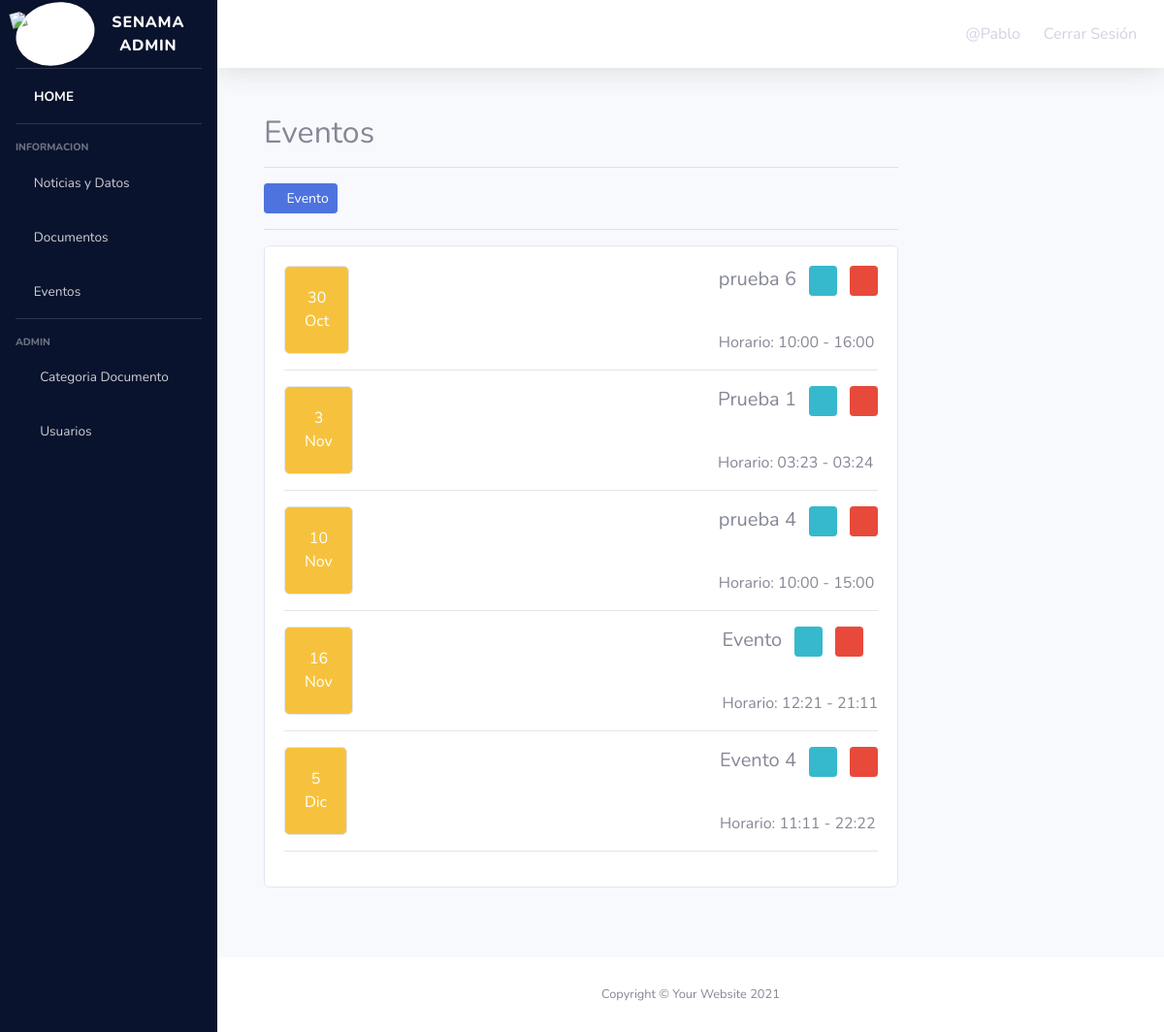
The page /listar_eventos/ (signed in) on the database its author committed.
### app/models.py (models this page shows, shortened)
class Evento(models.Model):
    titulo = models.CharField(max_length=200)
    fecha = models.DateField()
    horario_inicio = models.CharField(max_length=100)
    horario_fin = models.CharField(max_length=100, blank=True, null=True)

### app/views.py (the view)
# urls.py: path("listar_eventos/", listar_eventos, name="listar_eventos"),
@permission_required('app.add_evento')
def listar_eventos(request):
        eventos = Evento.objects.order_by('fecha')
        data = {
                'eventos': eventos,
        }
        return render(request, 'app/evento/listar.html', data)

### app/templates/app/evento/listar.html (shortened to what this page needs)
{% extends 'app/admin.html' %} {% load static %} {% block contenido %}
<div class="container">
    <div class="row">
        <div class="col-9">
            <br>
            <h2>Eventos</h2>
            <hr>
        </div>
    </div>
    <div class="row">
        <div class="col-md-9">
        {% if user.is_authenticated %}
            <a href="{% url 'crear_evento' %}" class="btn btn-primary btn-sm"> <i class="fas fa-plus"></i> Evento</a>
            <hr>
        {% endif %}
            <div class="card">
                <div class="card-body">
                    {% for evento in eventos %}
                    <div class="d-flex justify-content-between">
                        <div class="card bg-warning text-white">
                            <div class="card-body">
                                <div class="date">
                                    <div class="day fw-bold text-center">{{ evento.fecha.day }}</div>
                                    <div class="month fw-bold">{{ evento.fecha|date:"M" }}</div>
                                </div>
                            </div>
                        </div>
                        <div class="event-details">
                            <h5 class="card-title" style="text-align: left;">
                                {{ evento.titulo }}
                            {% if user.is_authenticated %}
                                <a href="{% url 'editar_evento' evento.id %}" class="btn btn-info btn-sm mx-2">
                                    <i class="fas fa-edit"></i>
                                </a>
                                {% if perms.app.delete_evento %}
                                <a href="#" onclick="eliminarEvento({{evento.id}})" class="btn btn-danger btn-sm">
                                    <i class="fas fa-trash"></i>
                                </a>
                                {% endif %}
                            {% endif %}
                            </h5>
                            <br>
                            <p class="card-text">Horario: {{ evento.horario_inicio }} - {{ evento.horario_fin }}</p>
                        </div>
                    </div>
                    <hr>
                    {% endfor %}
                </div>
            </div>
        </div>
    </div>
</div>
<br><br><br>
{% endblock %}

### app/templates/app/admin.html (shortened to what this page needs)
<!DOCTYPE html>
<html lang="en">
<head>
    {% load static %}
    <link href="{% static 'vendor/fontawesome-free/css/all.min.css' %}" rel="stylesheet" type="text/css">
    <link href="{% static 'css/sb-admin-2.min.css' %}" rel="stylesheet">
</head>
<body id="page-top">
    <div id="wrapper">
        <ul class="navbar-nav  sidebar sidebar-dark accordion" id="accordionSidebar">
            <a class="sidebar-brand d-flex align-items-center justify-content-center" href="index.html">
                <div class="sidebar-brand-icon rotate-n-15" id="logo">
                    <img src="{% static 'app/img/Logo.png' %}" alt="SENAMA Logo" width="60" class="navbar-logo">
                </div>
                <div class="sidebar-brand-text mx-3">SENAMA Admin</div>
            </a>
            <hr class="sidebar-divider my-0">
            <li class="nav-item active">
                <a class="nav-link" href="{% url 'home' %}">
                    <i class="fas fa-home"></i>
                    <span>HOME</span></a>
            </li>
            <hr class="sidebar-divider">
            <div class="sidebar-heading">
                INFORMACION
            </div>
            <li class="nav-item">
                <a class="nav-link collapsed" href="#" data-toggle="collapse" data-target="#collapseTwo"
                    aria-expanded="true" aria-controls="collapseTwo">
                    <i class="fas fa-newspaper"></i>
                    <span>Noticias y Datos</span>
                </a>
            </li>
            <li class="nav-item">
                <a class="nav-link collapsed" href="#" data-toggle="collapse" data-target="#collapseUtilities"
                    aria-expanded="true" aria-controls="collapseUtilities">
                    <i class="fas fa-file"></i>
                    <span>Documentos</span>
                </a>
            </li>
            <li class="nav-item">
                <a class="nav-link collapsed" href="#" data-toggle="collapse" data-target="#collapseEvento"
                    aria-expanded="true" aria-controls="collapseEvents">
                    <i class="fas fa-calendar"></i>
                    <span>Eventos</span>
                </a>
            </li>
            <hr class="sidebar-divider">
            <div class="sidebar-heading">
                Admin
            </div>
            <li class="nav-item">
                <a class="nav-link collapsed" href="#" data-toggle="collapse" data-target="#collapseCategoria"
                    aria-expanded="true" aria-controls="collapseCategoria">
                    <i class="fas fa-fw fa-folder"></i>
                    <span>Categoria Documento</span>
                </a>
            </li>
            {% if perms.app.add_user %}
            <li class="nav-item">
                <a class="nav-link collapsed" href="#" data-toggle="collapse" data-target="#collapseUsuario"
                    aria-expanded="true" aria-controls="collapseUsuario">
                    <i class="fas fa-fw fa-users"></i>
                    <span>Usuarios</span>
                </a>
            </li>
            {% endif %}
        </ul>
        <div id="content-wrapper" class="d-flex flex-column">
            <div id="content">
                <nav class="navbar navbar-expand navbar-light bg-white topbar mb-4 static-top shadow">
                    <ul class="navbar-nav ml-auto">
                        {% if user.is_authenticated %}
                        <li class="nav-item">
                            <a class="nav-link login-link" href="#">@{{user.username}}</a>
                        </li>
                        <li class="nav-item">
                            <a class="nav-link login-link" href="{% url 'logout'%}">Cerrar Sesión</a>
                        </li>
                        {% endif %}
                    </ul>
                </nav>
                <div class="container-fluid">
                    {% block contenido %}
                    {% endblock %}
                </div>
            </div>
            <footer class="sticky-footer bg-white">
                <div class="container my-auto">
                    <div class="copyright text-center my-auto">
                        <span>Copyright &copy; Your Website 2021</span>
                    </div>
                </div>
            </footer>
        </div>
    </div>
</body>
</html>

### app/templates/app/admin.html (style rules this page uses)
#accordionSidebar { background-color: #0a132d; }
#logo { background-color: #ffffff; padding: 0px; border-radius: 50%; }

### rows shown on the page
Evento: fecha.day "30", fecha "Oct", titulo "prueba 6", horario_inicio "10:00", horario_fin "16:00"
Evento: fecha.day "3", fecha "Nov", titulo "Prueba 1", horario_inicio "03:23", horario_fin "03:24"
Evento: fecha.day "10", fecha "Nov", titulo "prueba 4", horario_inicio "10:00", horario_fin "15:00"
Evento: fecha.day "16", fecha "Nov", titulo "Evento", horario_inicio "12:21", horario_fin "21:11"
Evento: fecha.day "5", fecha "Dic", titulo "Evento 4", horario_inicio "11:11", horario_fin "22:22"

### other values the page prints
{{ user.username }} "Pablo"
